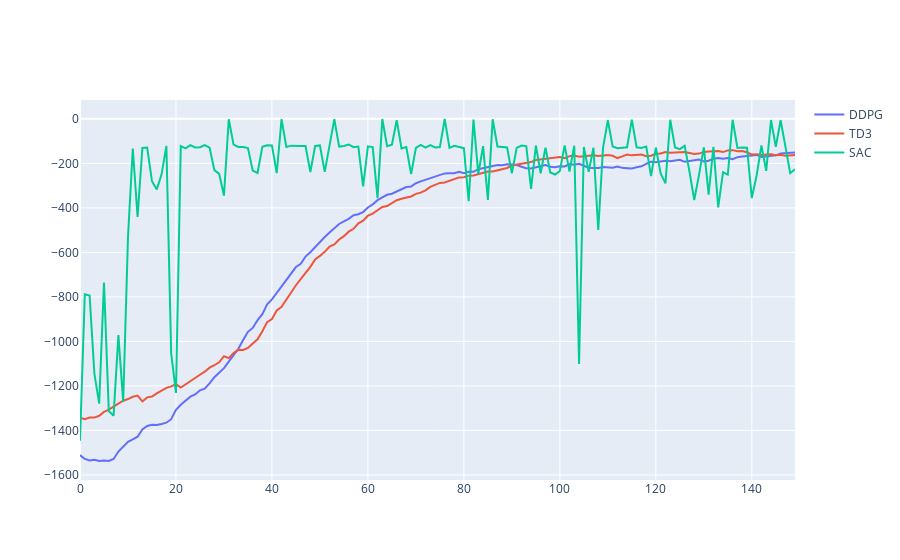

Notebook code for this chart:
### Code cell
import plotly.graph_objects as go
import pandas as pd

fig = go.Figure()

ddpg_p = pd.read_csv("../exps/expDDPG_Pendulum.csv")
td3_p = pd.read_csv("../exps/expTD3_Pendulum.csv")
sac_p = pd.read_csv("../exps/expSAC_Pendulum.csv")

fig.add_trace(go.Scatter(x=ddpg_p['Step'], y=ddpg_p['Value'], mode='lines', name='DDPG'))
fig.add_trace(go.Scatter(x=td3_p['Step'], y=td3_p['Value'], mode='lines', name='TD3'))
fig.add_trace(go.Scatter(x=sac_p['Step'], y=sac_p['Value'], mode='lines', name='SAC'))

fig.show()
fig.write_image('./'+'Pendulum.png')

### Figure 1 — Plotly figure (JSON) as saved in the notebook; plotly's stock layout.template omitted (floating-point values rounded to 4 significant figures; data arrays with more than 128 entries replaced by an {"elided": "..."} marker saying what was removed)
{"data": [{"mode": "lines", "name": "DDPG", "type": "scatter", "x": {"elided": "150 int values"}, "y": {"elided": "150 float values"}}, {"mode": "lines", "name": "TD3", "type": "scatter", "x": {"elided": "150 int values"}, "y": {"elided": "150 float values"}}, {"mode": "lines", "name": "SAC", "type": "scatter", "x": {"elided": "150 int values"}, "y": {"elided": "150 float values"}}], "layout": {}}
